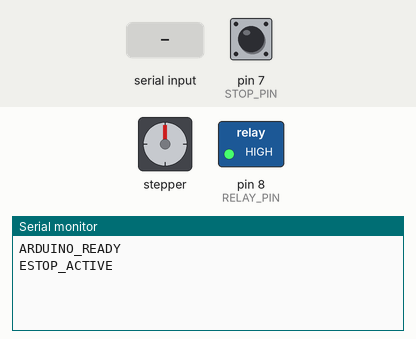
Recording of a sketch running on a simulated Arduino Uno, built with avr-gcc and run on an emulated ATmega328P. Shown: stepper motor, switched loads named in the sketch (green lamp = pin HIGH), the last lines printed to the serial monitor. Wiring (inferred from the names in the program): stepper motor driver (200 steps per turn assumed): step pin 2; direction pin 3. The inputs (shaded band) are chosen by the test bench; at power-on: pin 7 (STOP_PIN) HIGH. Pins used as bus, display or sensor lines are not drawn.

Above: at 1.2 s.
1.3 s: pin 7 (STOP_PIN) pulled LOW for 0.15 s
At 1.44 s:
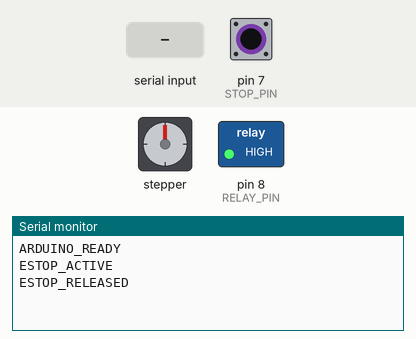
2.9 s: "RUN\n" received over Serial
At 3.6 s:
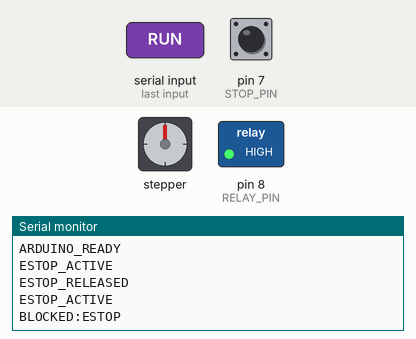
4.4 s: "STOP\n" received over Serial
At 4.8 s:
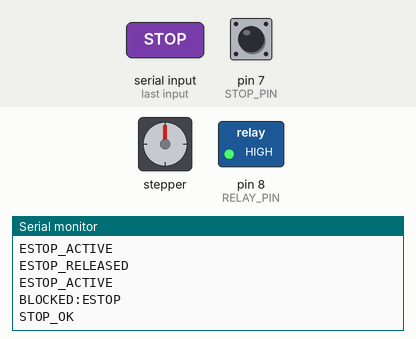
5.9 s: "1\n" received over Serial
At 7.0 s:
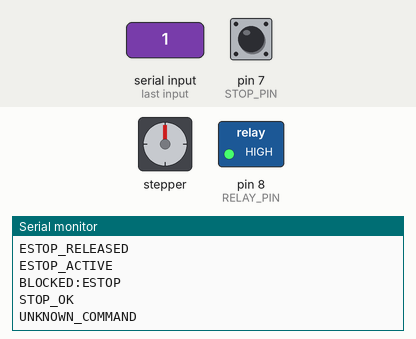

Measured:
- after the input at 1.3 s, the serial monitor: prints a new line at once (image 1)
- after the input at 2.9 s, the serial monitor: prints a new line at once (image 2)
- after the input at 4.4 s, the serial monitor: prints a new line at once (image 3)
- after the input at 5.9 s, the serial monitor: prints a new line at once (image 4)

The sketch:

conveyor_arduino.ino
```cpp
// Tire line Arduino UNO: PUL=D2, DIR=D3, NC stop switch D7 (GND), relay IN=D8.
// D7 LOW = closed normal contact; HIGH = stop pressed or wire disconnected.
// Relay COM/NO/NC are NOT connected to the motor supply in the supplied wiring.
#include <string.h>
const byte PUL_PIN=2, DIR_PIN=3, STOP_PIN=7, RELAY_PIN=8;
const unsigned long PULSE_DELAY_US=2000UL, WATCHDOG_MS=1500UL;
// Configure for your relay: some modules are active LOW. Relay is not a safety cutoff.
const byte RELAY_ON_LEVEL=LOW;
const byte RELAY_OFF_LEVEL=HIGH;
bool running=false, pulseHigh=false, estop=true;
unsigned long lastPulse=0, lastPing=0, lastButtonCheck=0;
char line[32]; byte n=0;
void stopMotor(){running=false; pulseHigh=false; digitalWrite(PUL_PIN,LOW);digitalWrite(RELAY_PIN,RELAY_OFF_LEVEL);}
void readStop(){
  // Simple debounce; any detected HIGH immediately removes step pulses.
  bool raw=digitalRead(STOP_PIN)==HIGH;
  if(raw) { digitalWrite(PUL_PIN,LOW); running=false; digitalWrite(RELAY_PIN,RELAY_OFF_LEVEL); }
  if(millis()-lastButtonCheck < 20) return;
  lastButtonCheck=millis();
  if(raw != estop){estop=raw; stopMotor(); Serial.println(estop?"ESTOP_ACTIVE":"ESTOP_RELEASED");}
}
void handle(const char* cmd){
  if(strcmp(cmd,"RUN")==0){
    if(estop || digitalRead(STOP_PIN)==HIGH){ stopMotor(); Serial.println("BLOCKED:ESTOP");return; }
    running=true; pulseHigh=false; lastPulse=micros(); lastPing=millis();
    digitalWrite(RELAY_PIN,RELAY_ON_LEVEL); Serial.println("RUN_OK");
  } else if(strcmp(cmd,"STOP")==0){stopMotor(); Serial.println("STOP_OK");}
  else if(strcmp(cmd,"PING")==0){ if(running)lastPing=millis(); }
  else if(strcmp(cmd,"STATUS")==0){Serial.println(estop?"ESTOP_ACTIVE":(running?"RUNNING":"STOPPED"));}
  else if(*cmd)Serial.println("UNKNOWN_COMMAND");
}
void setup(){
  pinMode(PUL_PIN,OUTPUT);pinMode(DIR_PIN,OUTPUT);pinMode(STOP_PIN,INPUT_PULLUP);
  // Off level set before OUTPUT prevents transient relay activation.
  digitalWrite(RELAY_PIN,RELAY_OFF_LEVEL);pinMode(RELAY_PIN,OUTPUT);
  digitalWrite(PUL_PIN,LOW);digitalWrite(DIR_PIN,HIGH);
  Serial.begin(9600); estop=digitalRead(STOP_PIN)==HIGH;
  Serial.println("ARDUINO_READY");Serial.println(estop?"ESTOP_ACTIVE":"ESTOP_RELEASED");
}
void loop(){
  readStop();
  while(Serial.available()){
    char ch=(char)Serial.read(); if(ch=='\r')continue;
    if(ch=='\n'){line[n]='\0';handle(line);n=0;}
    else if(n<sizeof(line)-1)line[n++]=ch;else n=0;
  }
  if(estop)return;
  if(running && millis()-lastPing>WATCHDOG_MS){stopMotor();Serial.println("WATCHDOG_STOP");}
  if(!running)return;
  unsigned long now=micros();
  if(now-lastPulse>=PULSE_DELAY_US){pulseHigh=!pulseHigh;digitalWrite(PUL_PIN,pulseHigh?HIGH:LOW);lastPulse=now;}
}
```
